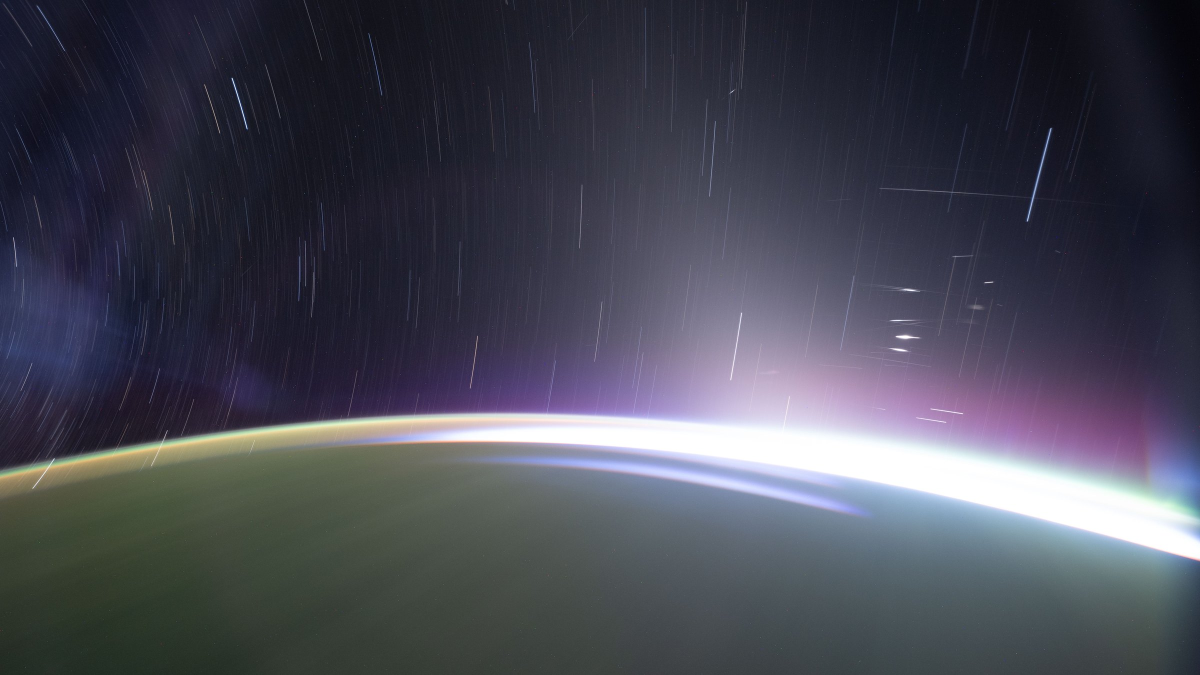
#> input picture src/protos/DF/earth_sunrise_iss074e0409626.jpg, 2400 x 1350 px (shown at 1/2 size)
$ python sheet.py ../../DF/earth_sunrise_iss074e0409626.jpg ../../DF/earth_sunrise_iss074e0409626.jpg
#> lines starting #> are read from the running program, lines starting #| are printed output that depends on the picture
# sheet.py <dir> [glob]: contact sheet of the frames in a folder
import glob
import sys

from PIL import Image

d = sys.argv[1]
pat = sys.argv[2] if len(sys.argv) > 2 else 'move_*.jpg'
fs = sorted(glob.glob(f'{d}/{pat}'))
ims = [Image.open(f).convert('RGB') for f in fs]
#> ims = 1 item
w, h = 480, int(480 * ims[0].height / ims[0].width)
#> w = 480; h = 270
cols = 4
rows = (len(ims) + cols - 1) // cols
#> rows = 1
sheet = Image.new('RGB', (cols * w, rows * h), 'black')
#> sheet: PIL image 1920x270 RGB; every value is 0
for i, im in enumerate(ims):
    sheet.paste(im.resize((w, h)), ((i % cols) * w, (i // cols) * h))
#> this loop made 1 pass
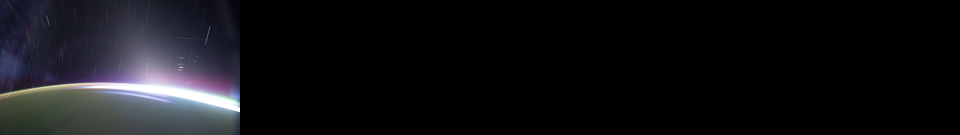
#> sheet: PIL image 1920x270 RGB (shown at 1/2 size); mean R, G, B 17.5, 17.8, 20.8
sheet.save(f'{d}/sheet.jpg', quality=85)
print(len(fs))
